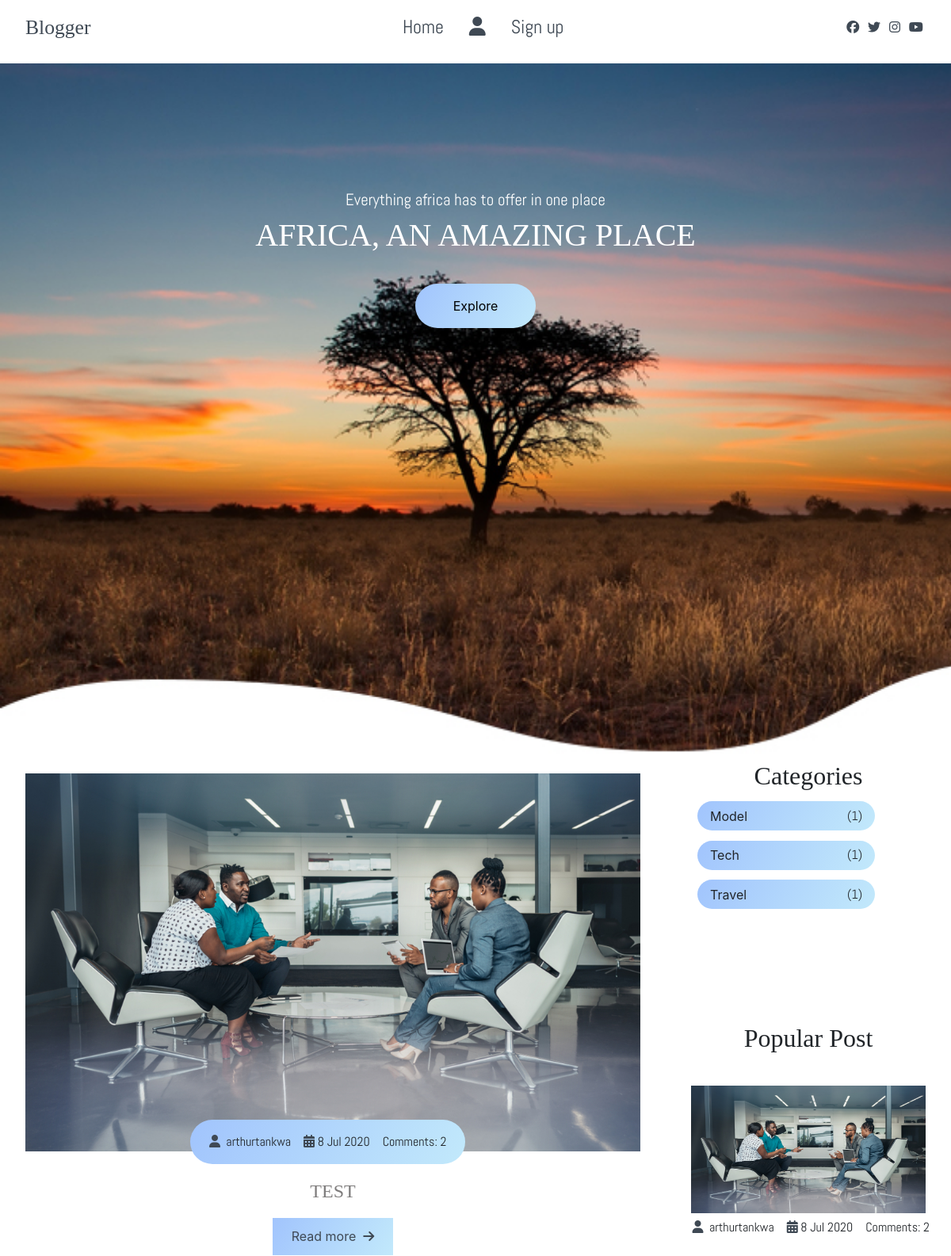
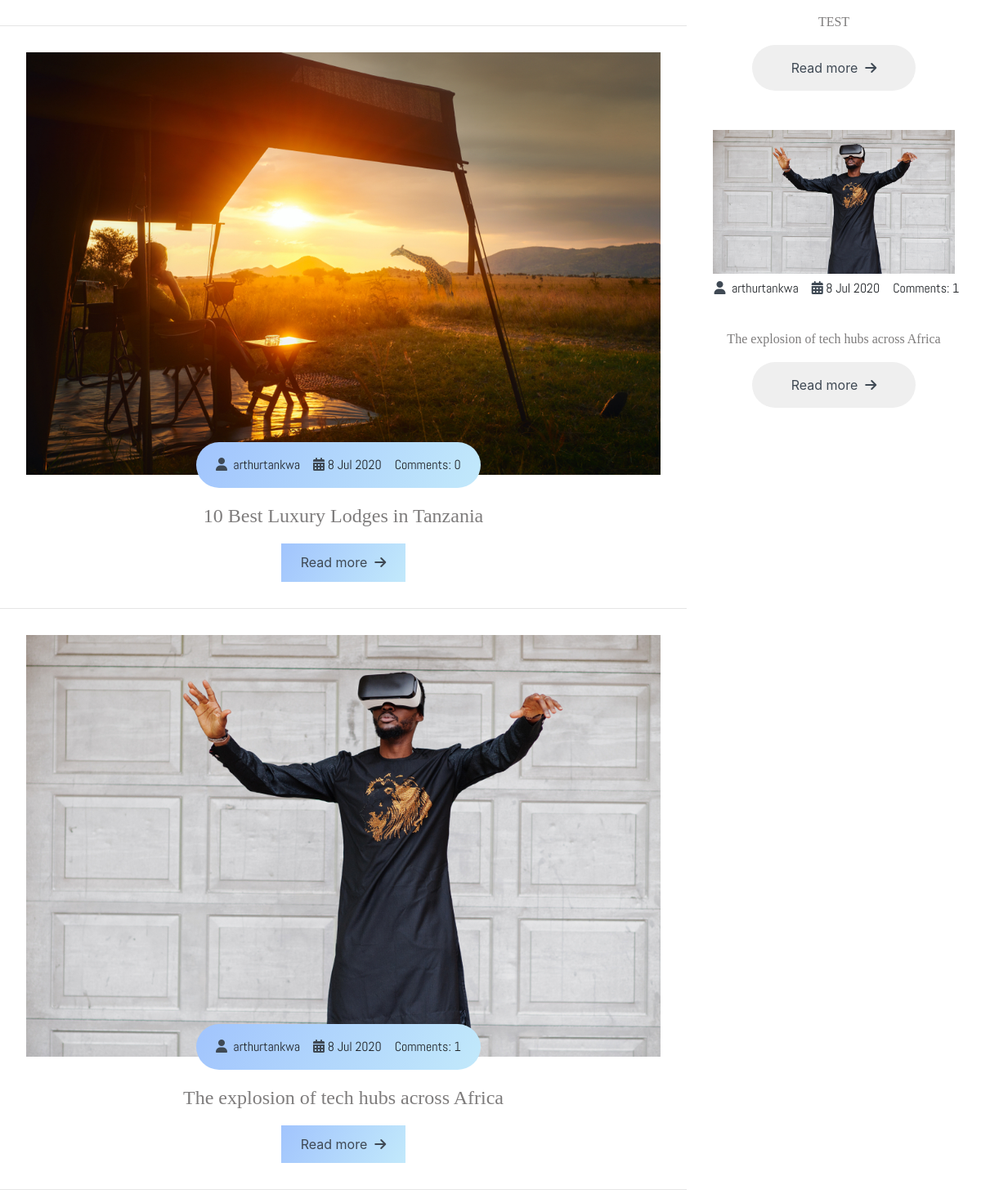
The page / on the database its author committed (2 pictures, top to bottom).
### blog/models.py (models this page shows, shortened)
class Post(models.Model):
    author = models.ForeignKey('auth.User',on_delete=models.CASCADE)
    title = models.CharField(max_length=200)
    text = models.TextField()
    image = models.ImageField()
    category = models.CharField(max_length=200, choices = cat_choices)
    created_date = models.DateTimeField(default=timezone.now)
    published_date = models.DateTimeField(blank=True, null=True)
    def approve_comments(self):
        return self.comments.filter(approved_comment=True)

### blog/views.py (the view)
# urls.py: path('',views.PostListView.as_view(),name='post_list'),
class PostListView(ListView):
    model = Post
    template_name = "blog/post_list.html"
    def get_queryset(self):
        return Post.objects.filter(published_date__lte=timezone.now()).order_by('-published_date') [:4]
    def get_context_data(self, **kwargs):
        context = super().get_context_data(**kwargs)
        query1 = Post.objects.values('category').annotate(Count('category')).order_by()
        query2 = Post.objects.annotate(comments_count=Count('comments')).filter(comments_count__gt=0).order_by('-comments_count')[:4]
        context["categories"] = query1
        context["popular"] = query2
        return context

### blog/templates/blog/post_list.html
{% extends 'blog/base.html' %}
{% block content %}
<section>
  <div class="site-content">
    <div class="post">
        {% for post in post_list %}
        <div class="post-content" data-aos="zoom-in" data-aos-delay="200">
          <div class="post-image">
            <div>
              <img src="{{post.image.url}}" class="img"/>
            </div>
            <div class="post-info flex-row">
              <span><i class="fas fa-user text-gray"></i>&nbsp {{post.author}}</span>
              <span><i class="fas fa-calendar-alt text-gray date"></i> {{ post.published_date|date:"j M Y"}}</span>
              <span> Comments: {{ post.approve_comments.count }}</span>
            </div>
          </div>
          <div class = "post-tittle">
            <p> {{ post.title }} </p>
            <button class="btn post-btn">
              <a href="{% url 'post_detail' pk=post.pk %}">Read more &nbsp;<i class="fas fa-arrow-right"></i></a>
            </button>
          </div>
        </div>
      <hr>
      {% endfor %}
    </div>
    <aside class="sidebar">
      <div class="categorie">
        <h2>Categories</h2>
        <ul class="categorie-list">
          {% for category in categories %}
            <li class="list-items" data-aos="fade-left" data-aos-delay="100">{{category.category}}<span>({{category.category__count}})</span></li>
          {% endfor %}
        </ul>
        <div class="popular-post">
          <h2 >Popular Post</h2>
          {% for post in popular %}
            <div class="post-content" data-aos="zoom-in" data-aos-delay="200">
              <div class="post-image">
                <div>
                  <img src="{{post.image.url}}" class="img"/>
                </div>
                <div class="post-info flex-row">
                  <span><i class="fas fa-user text-gray"></i>&nbsp {{post.author}}</span>
                  <span><i class="fas fa-calendar-alt text-gray date"></i> {{ post.published_date|date:"j M Y"}}</span>
                  <span> Comments: {{ post.approve_comments.count }}</span>
                </div>
              </div>
            </div>
            <div class = "post-tittle">
              <p> {{ post.title }} </p>
              <button class="btn post-btn">
                <a href="{% url 'post_detail' pk=post.pk %}">Read more &nbsp;<i class="fas fa-arrow-right"></i></a>
              </button>
            </div>
          {% endfor %}
        </div>
      </aside>
  </div>
</section>
{% endblock %}

### blog/static/css/style1.css (style rules this page uses)
html, body { margin: 0%; box-sizing: border-box; overflow-x: hidden; }
:root { --text-gray: #3f4954; --text-light: #686666da; --bg-color: #0f0f0f; --white: #ffff; --midnight: #104f55; --sky: linear-gradient(120deg, #a1c4fd 0%, #c2e9fb 100%); --Abel: "Abel", cursive; --Anton: "Anton", cursive; --Josefin: "Josefin", cursive; --Lexend: "Lexend", cursive; --Livvic: "Livvic" cursive; }
a { text-decoration: none; color: var(--text-gray); }
.flex-row { display: flex; flex-direction: row; flex-wrap: wrap; }
.text-gray { color: var(--text-gray); }
ul { list-style-type: none; }
h2 { font-family: var(--Lexend); }
button.btn { border: none; border-radius: 2rem; padding: 1rem 3rem; font-size: 1rem; font-family: var(--Livvic); cursor: pointer; }
span { font-family: var(--Abel); }
p { font-family: var(--Lexend); color: var(--text-light); }
main .site-content { display: grid; grid-template-columns: 70% 30%; }
main .post-content { width: 100%; }
main .site-content .post-content > .post-image, .post-tittle { padding: 1rem 2rem; position: relative; }
main .site-content .post-content > .post-image .post-info { background: var(--sky); padding: 1rem 1rem; position: absolute; bottom: 0%; left: 20vw; border-radius: 3rem; }
main .site-content .post-content > .post-image > div { overflow: hidden; }
main .site-content .post-content > .post-image .img { width: 100%; transition: 1s ease; }
main .site-content .post-content > .post-image .post-info span { margin: 0 0.5rem; }
main .post-content .post-tittle p { font-family: var(--Anton); font-size: 1.5rem; }
.site-content .post-content .post-tittle .post-btn { border-radius: 0; padding: 0.7rem 1.5rem; background: var(--sky); }
.sidebar .categorie-list { font-family: var(--Livvic); }
.sidebar .categorie-list .list-items { background: var(--sky); padding: 0.4rem 1rem; margin: 0.8rem 0; border-radius: 3rem; width: 70%; display: flex; justify-content: space-between; }
.sidebar .popular-post .post-content { padding: 1rem 0; }
.sidebar .popular-post h2 { padding-top: 8rem; }
.sidebar .popular-post .post-info { padding: 0.4rem 0.1rem !important; bottom: 0rem !important; left: 1.5rem !important; border-radius: 0rem !important; background: var(--white) !important; }
.sidebar .popular-post .post-tittle a { font-size: 1rem; }

### rows shown on the page
Post: image (picture), author "arthurtankwa", published_date "8 Jul 2020", approve_comments.count "2", title "TEST", category "Model", category__count "1"
Post: image (picture), author "arthurtankwa", published_date "8 Jul 2020", approve_comments.count "0", title "10 Best Luxury Lodges in Tanzania", category "Travel", category__count "1"
Post: image (picture), author "arthurtankwa", published_date "8 Jul 2020", approve_comments.count "1", title "The explosion of tech hubs across Africa", category "Tech", category__count "1"
